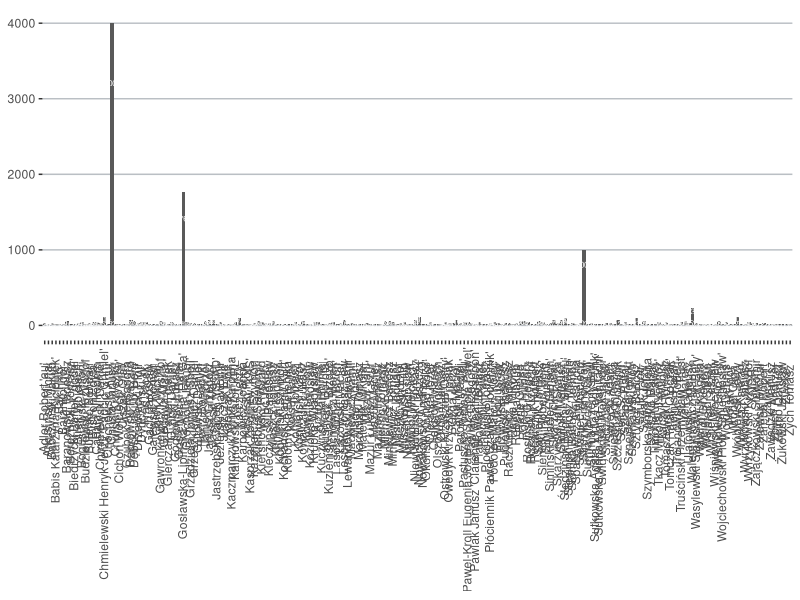
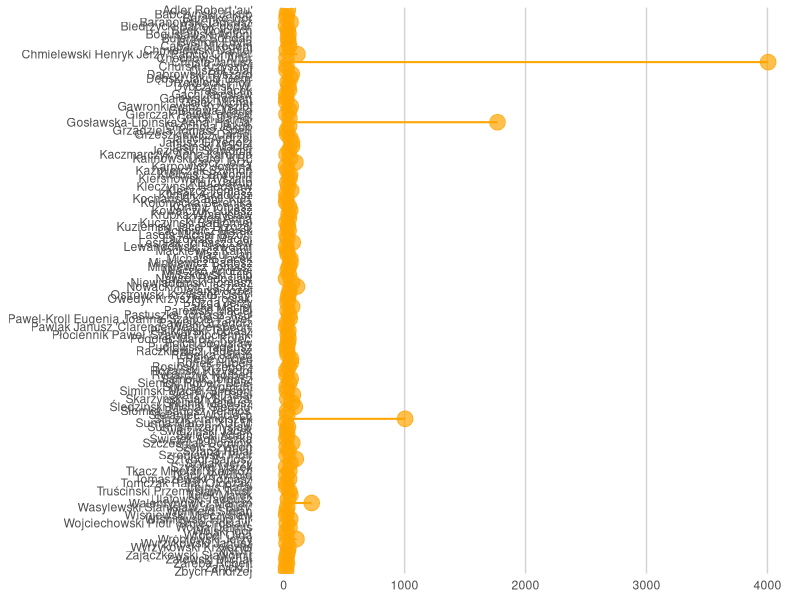

Source code (R) for these figures, in order:
library(readxl)
library(ggplot2)
library(tibble)
library(tidyverse)
#----------------------------------
#2 how many comics by surname
#----------------------------------
plk_naz<-readxl::read_xlsx("polski_komiks.xlsx")
plk_naz_plec<-plk_naz$plec
plk_naz$plec<-NULL
#move surnames and add rows
plk_naz<-column_to_rownames(plk_naz, var = "nazwisko")
as.data.frame(plk_naz)
plk_naz_added<-as.data.frame(rowSums(plk_naz, na.rm=TRUE))
#add surnames
nazwiska<-rownames(plk_naz)
rownames(plk_naz_added) <- NULL
plk_added_z_naz <- cbind(plk_naz_added, nazwiska)
colnames(plk_added_z_naz)<-c("IloscPrac", "Nazwisko")
#eliminating people with x number of comics
plk_added_z_naz #podstawowy
plk_elim5_20<-plk_added_z_naz[(plk_added_z_naz$IloscPrac>=5 & plk_added_z_naz$IloscPrac<=20),]
plk_elim20<-plk_added_z_naz[(plk_added_z_naz$IloscPrac>=20),] #pow 20
plk_elim10<-plk_added_z_naz[(plk_added_z_naz$IloscPrac>=10),] #pow 10
plk_elim15<-plk_added_z_naz[(plk_added_z_naz$IloscPrac>=15),] #pow 15


#bar chart - surnames by 90 degrees
ggplot(plk_elim15, aes(y=plk_elim15$IloscPrac, x=plk_elim15$Nazwisko)) + 
  geom_bar( stat="identity")+
  geom_text(aes(label=plk_elim15$IloscPrac),position = position_stack(0.80), colour="white", size=2)+
  theme(axis.title.x=element_blank(), axis.title.y=element_blank(),
        panel.grid.major.y=element_line(colour="#babfc4"),
        panel.background=element_blank(), panel.grid.major.x=element_blank(),
        axis.text.x.bottom = element_text(angle=90, hjust=0.90, vjust=0.4))

#lollipop - whole chart by 90 degrees
ggplot(plk_elim20, aes(y=plk_elim20$IloscPrac, x=fct_rev(plk_elim20$Nazwisko))) + 
  geom_segment( aes(xend=plk_elim20$Nazwisko, yend=0) , size=0.7, color="orange")  +
  geom_point(size=5, color="orange", fill=alpha("orange", 0.2), alpha=0.7, shape=21)+
  theme(axis.title.x=element_blank(), axis.title.y=element_blank(),
        panel.grid.major.y=element_blank(), panel.grid.major.x=element_line(colour="#d4d4d4"),
        panel.background=element_blank(),  
        axis.ticks.y = element_blank(), axis.ticks.x = element_blank())+
  coord_flip()

